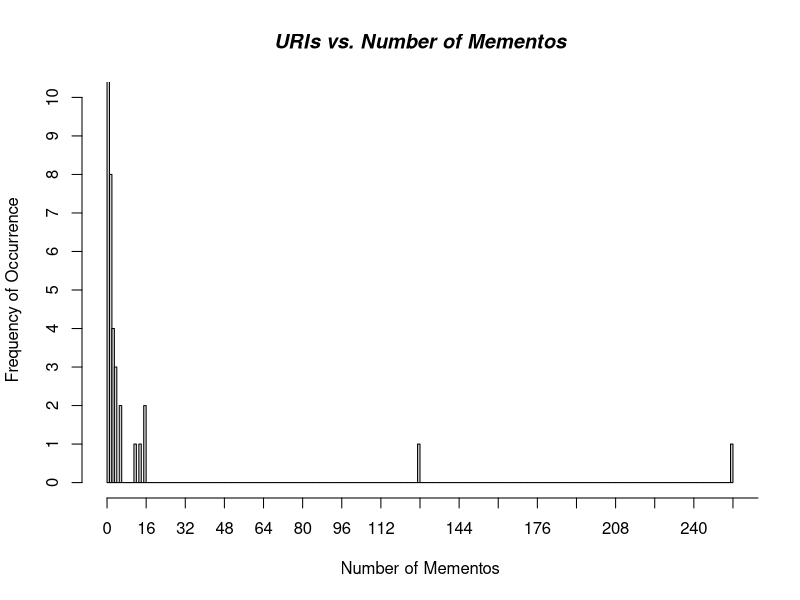

Write R code to recreate this figure.
x <- 0 * 1:969
mementos <- c(x,128,2,256,2,2,3,2,1,6,1,2,14,1,2,1,1,4,4,2,3,1,12,6,4,16,3,16,3,1,1,2)
max_num <- max(mementos)
hist(mementos,breaks=max_num,axes=FALSE,ann=FALSE, ylim=c(0,10))
title(main="URIs vs. Number of Mementos", font.main="4")
axis(1, at=16*0:240)
axis(2, at=0:10)
title(xlab="Number of Mementos")
title(ylab="Frequency of Occurrence")
#31 total values